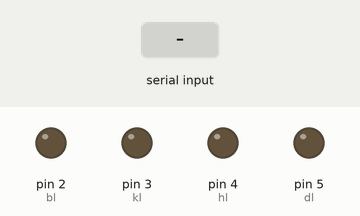
Recording of a sketch running on a simulated Arduino Uno, built with avr-gcc and run on an emulated ATmega328P. On the bench: output pins drawn as LEDs (lit = HIGH). The test bench sets the inputs (shaded band).

Above: at 1.2 s.
1.3 s: "1" received over Serial
At 1.9 s:
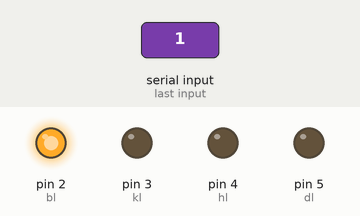
2.8 s: "2" received over Serial
At 4.0 s:
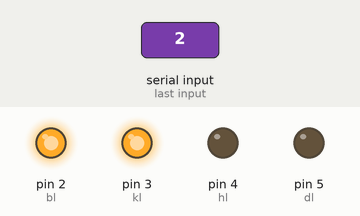
4.3 s: "3" received over Serial
At 5.4 s:
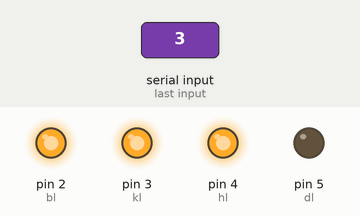
5.8 s: "4" received over Serial
At 6.5 s:
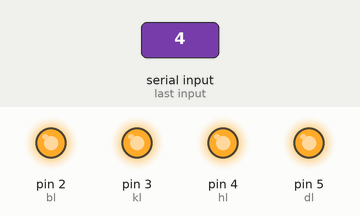
7.3 s: "1" received over Serial
At 7.6 s:
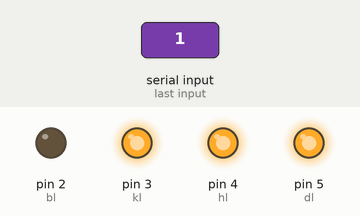
8.8 s: "2" received over Serial
At 10.0 s:
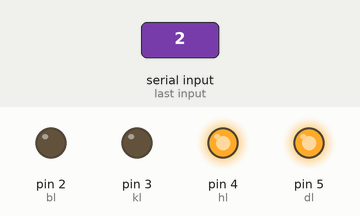
Timing chart, 0 to 11.3 s (numbered marks = the images above; inputs shaded):
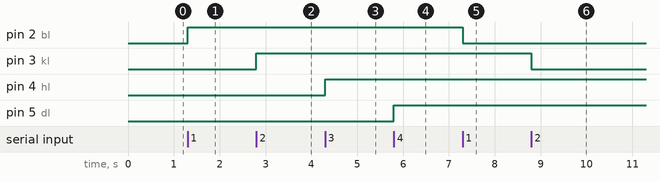

Measured:
- after the input at 1.3 s, pin 2 (bl): LOW → HIGH at once
- after the input at 2.8 s, pin 3 (kl): LOW → HIGH at once
- after the input at 4.3 s, pin 4 (hl): LOW → HIGH at once
- after the input at 5.8 s, pin 5 (dl): LOW → HIGH at once
- after the input at 7.3 s, pin 2 (bl): HIGH → LOW at once
- after the input at 8.8 s, pin 3 (kl): HIGH → LOW at once

The sketch:

BT_app_room_control.ino
```cpp
//---------ELECTRONOOBS----------//
//--------BT app control---------//


int bl=2;
int kl=3;
int hl=4;
int dl=5;

char Received=0;
int bl_state =0;
int kl_state = 0;
int hl_state = 0;
int dl_state = 0;


void setup(){

  Serial.begin(9600);
  pinMode(bl,OUTPUT);
  pinMode(kl,OUTPUT);
  pinMode(hl,OUTPUT);
  pinMode(dl,OUTPUT);

}

void loop(){

 if(Serial.available()>0)
 {
    Received = Serial.read();

 }
////////////////bl/////////////////////
if (bl_state == 0 && Received == '1')
  {
    digitalWrite(bl,HIGH);
    bl_state=1;
    Received=0;
  }
if (bl_state ==1 && Received == '1')
  {
    digitalWrite(bl,LOW);
    bl_state=0;
    Received=0;
  }


////////////////kl/////////////////////
if (kl_state == 0 && Received == '2')
  {
    digitalWrite(kl,HIGH);
    kl_state=1;
    Received=0;
  }
if (kl_state ==1 && Received == '2')
  {
    digitalWrite(kl,LOW);
    kl_state=0;
    Received=0;
  }
///////////////////////////////////////////


////////////////hl/////////////////////
if (hl_state == 0 && Received == '3')
  {
    digitalWrite(hl,HIGH);
    hl_state=1;
    Received=0;
  }
if (hl_state ==1 && Received == '3')
  {
    digitalWrite(hl,LOW);
    hl_state=0;
    Received=0;
  }
///////////////////////////////////////////

if (dl_state == 0 && Received == '4')
  {
    digitalWrite(dl,HIGH);
    dl_state=1;
    Received=0;
  }
if (dl_state ==1 && Received == '4')
  {
    digitalWrite(dl,LOW);
    dl_state=0;
    Received=0;
  }


}
```
